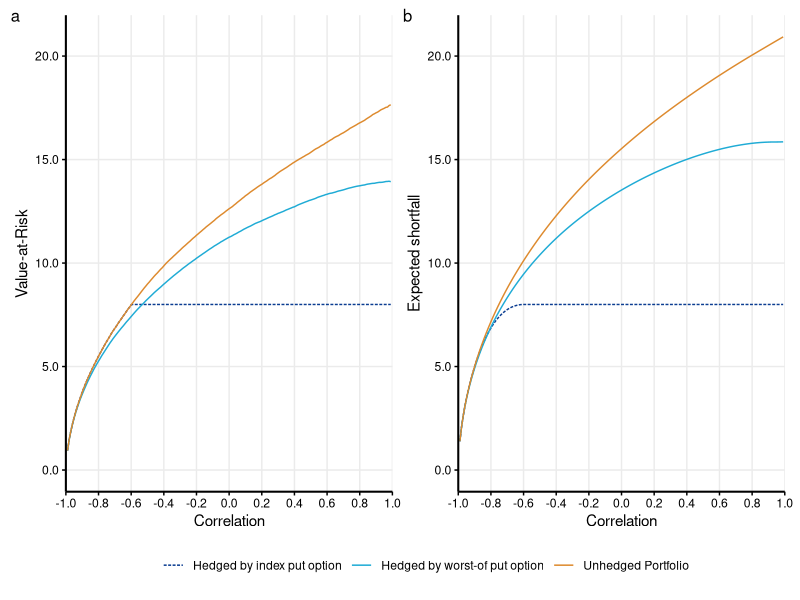
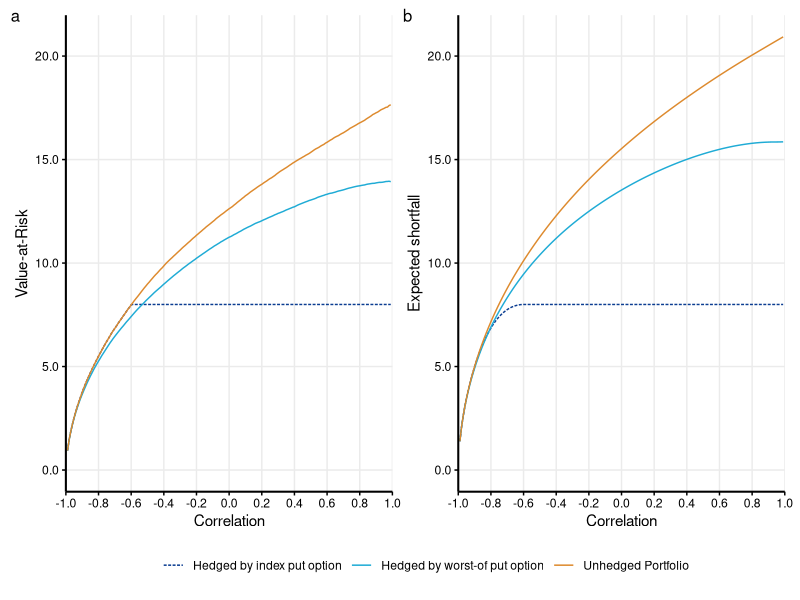

Here is the R script that generated these plots, in order:
#------------------------- General Purpose -------------------------
# This file provides the results explained in section 1.2 of the thesis. 
# Furthermore, it constructs figure 1. The exact parameter settings to get to the figures are explained in the thesis.

library(MASS)
library(ggplot2)
library(dplyr)
library(tidyr)
library(patchwork)
library(scales)

#-------------------------------
#Input variables
#-------------------------------

#Variables concerning the stocks
S_1 = 20
S_2 = 30
mu_1 = 0.05
mu_2 = 0.04
#mu_1 = -0.1
#mu_2 = -0.08
sigma_1 = 0.3
sigma_2 = 0.25
#sigma_1 = 0.4
#sigma_2 = 0.35

#Variables between stocks
#rho = 0.4
rho_values <- seq(-0.99, 0.99, by = 0.01)

#Variables concerning the options
K_a = 42
put_premium =0
#put_premium = 0

K_b = 16
WOput_premium = 0
#WOput_premium = 0

#1-confidence level for VaR and ES calculation
alpha = 0.05

#Variables regarding simulation settings
n = 100000
T = 1

#-------------------------------
#Initializing
#-------------------------------

VaR_1 <- numeric(length(rho_values))
VaR_2 <- numeric(length(rho_values))
VaR_3 <- numeric(length(rho_values))

ES_1 <- numeric(length(rho_values))
ES_2 <- numeric(length(rho_values))
ES_3 <- numeric(length(rho_values))


#-------------------------------
#Simulation and calculation loss, value-at-risk and expected shortfall.
#-------------------------------

set.seed(123)

Z <- matrix(rnorm(n*2), ncol = 2)
Z

#simulation from a multivariate normal distribution 
for (i in seq_along(rho_values)) {
  rho <- rho_values[i]
  R <- matrix(c(1, rho, rho, 1), nrow = 2, byrow = TRUE)
  
  # Cholesky factorization
  L <- t(chol(R))   
  X <- Z %*% t(L)
  
  Stocks_at_T <- data.frame(
    Stock_1 = numeric(n),
    Stock_2 = numeric(n)
  )
  
  
  Stocks_at_T$Stock_1 <- exp((mu_1-sigma_1^2/2) * T + X[,1] * sqrt(T) * sigma_1) * S_1
  Stocks_at_T$Stock_2 <- exp((mu_2-sigma_2^2/2) * T + X[,2] * sqrt(T) * sigma_2) * S_2 
  
  Stocks_at_T$sum_col <- Stocks_at_T$Stock_1 + Stocks_at_T$Stock_2
  Stocks_at_T$hedged <- pmax(K_a - Stocks_at_T$sum_col, 0) + Stocks_at_T$sum_col
  Stocks_at_T$worst <- pmin(Stocks_at_T$Stock_1,Stocks_at_T$Stock_2)
  Stocks_at_T$worst_put <- pmax(K_b - Stocks_at_T$worst, 0) + Stocks_at_T$sum_col
  
  loss_unhedged <- (S_1 + S_2) - Stocks_at_T$sum_col
  loss_hedged   <- (S_1 + S_2 + put_premium) - Stocks_at_T$hedged
  loss_WOhedged   <- (S_1 + S_2 + WOput_premium) - Stocks_at_T$worst_put 
  
  
  VaR_1[i] <- quantile(loss_unhedged, 1 - alpha)
  VaR_2[i] <- quantile(loss_hedged, 1 - alpha)
  VaR_3[i] <- quantile(loss_WOhedged, 1 - alpha)
  
  ES_1[i] <- mean(loss_unhedged[loss_unhedged >= quantile(loss_unhedged, 1 - alpha)])
  ES_2[i] <- mean(loss_hedged[loss_hedged >= quantile(loss_hedged, 1 - alpha)])
  ES_3[i] <- mean(loss_WOhedged[loss_WOhedged >= quantile(loss_WOhedged, 1 - alpha)])
  
}

#-------------------------------
#Putting results together.
#-------------------------------

results_df <- data.frame(
  rho = rho_values,
  VaR_1 = VaR_1,
  VaR_2 = VaR_2,
  VaR_3 = VaR_3
)

results_ES_df <- data.frame(
  rho = rho_values,
  ES_1 = ES_1,
  ES_2 = ES_2,
  ES_3 = ES_3
)

# Reshape data
plot_data_var <- results_df %>%
  pivot_longer(
    cols = c(VaR_1, VaR_2, VaR_3),
    names_to = "ID",
    values_to = "Value"
  ) %>%
  mutate(
    ID = recode(ID,
                "VaR_1" = "Unhedged Portfolio",
                "VaR_2" = "Hedged by index put option",
                "VaR_3" = "Hedged by worst-of put option"
    )
  )

plot_data_es <- results_ES_df %>%
  pivot_longer(
    cols = c(ES_1, ES_2, ES_3),
    names_to = "ID",
    values_to = "Value"
  ) %>%
  mutate(
    ID = recode(ID,
                "ES_1" = "Unhedged Portfolio",
                "ES_2" = "Hedged by index put option",
                "ES_3" = "Hedged by worst-of put option"
    )
  )

#-------------------------------
#Figure settings and plotting.
#-------------------------------

# ------- The following piece of code to plot the graphs was generated using Gemini (Google, 2026) -------

# Common y-axis limits
y_min <- min(c(plot_data_var$Value, plot_data_es$Value,0), na.rm = TRUE)
y_max <- max(c(plot_data_var$Value, plot_data_es$Value), na.rm = TRUE)

# Y-axis ticks every 0.1
y_breaks <- seq(
  from = floor(y_min * 10) / 10,
  to = ceiling(y_max * 10) / 10,
  by = 5
)

# Legend styling
my_colors <- c(
  "Unhedged Portfolio" = "#DD8A2E",
  "Hedged by index put option" = "#0B3D91",
  "Hedged by worst-of put option" = "#1FABD5"
)

my_linetypes <- c(
  "Unhedged Portfolio" = "solid",
  "Hedged by index put option" = "21",
  "Hedged by worst-of put option" = "solid"
)

# VaR plot, 
pl_var <- ggplot(
  plot_data_var,
  aes(x = rho, y = Value, color = ID, group = ID, linetype = ID)
) +
  geom_line(linewidth = 0.5) +
  scale_x_continuous(
    limits = c(-1, 1),
    breaks = seq(-1, 1, by = 0.2),
    expand = c(0, 0)
  ) +
  scale_y_continuous(
    limits = c(y_min, y_max),
    breaks = y_breaks,
    labels = number_format(accuracy = 0.1)
  ) +
  scale_color_manual(values = my_colors) +
  scale_linetype_manual(values = my_linetypes) +
  labs(
    x = "Correlation",
    y = "Value-at-Risk",
    color = NULL,
    linetype = NULL
  ) +
  theme_minimal() +
  theme(
    axis.text.x = element_text(angle = 0, hjust = 0.5),  # straight labels
    plot.title = element_blank(),
    panel.grid.minor = element_blank(),
    axis.line = element_line(color = "black", linewidth = 0.7),
    axis.text = element_text(color = "black"),
    axis.ticks = element_line(color = "black"),
    legend.position = "bottom",
    legend.title = element_blank()
  )

# ES plot
pl_var_ES <- ggplot(
  plot_data_es,
  aes(x = rho, y = Value, color = ID, group = ID, linetype = ID)
) +
  geom_line(linewidth = 0.5) +
  scale_x_continuous(
    limits = c(-1, 1),
    breaks = seq(-1, 1, by = 0.2),
    expand = c(0, 0)
  ) +
  scale_y_continuous(
    limits = c(y_min, y_max),
    breaks = y_breaks,
    labels = number_format(accuracy = 0.1)
  ) +
  scale_color_manual(values = my_colors) +
  scale_linetype_manual(values = my_linetypes) +
  labs(
    x = "Correlation",
    y = "Expected shortfall",
    color = NULL,
    linetype = NULL
  ) +
  theme_minimal() +
  theme(
    axis.text.x = element_text(angle = 0, hjust = 0.5),  # straight labels
    plot.title = element_blank(),
    panel.grid.minor = element_blank(),
    axis.line = element_line(color = "black", linewidth = 0.7),
    axis.text = element_text(color = "black"),
    axis.ticks = element_line(color = "black"),
    legend.position = "bottom",
    legend.title = element_blank()
  )

# ------- The previous piece of code to plot the graphs was generated using Gemini (Google, 2026) -------

# Combine plots
combined_plot <- pl_var + pl_var_ES +
  plot_layout(guides = "collect") +
  plot_annotation(tag_levels = "a") &
  theme(
    legend.position = "bottom",
    plot.tag = element_text(size = 12),
    plot.tag.position = c(0, 1)  # top-left corner
  )


# Display
combined_plot

#-------------------------------
#Saving figure.
#-------------------------------

setwd(dirname(rstudioapi::getActiveDocumentContext()$path))
setwd("Figures")
# Save
ggsave(
  "Fig1_VaR_ES_Portfolios.png",
  plot = combined_plot,
  width = 8.5,
  height = 4.5,
  units = "in",
  dpi = 300
)
